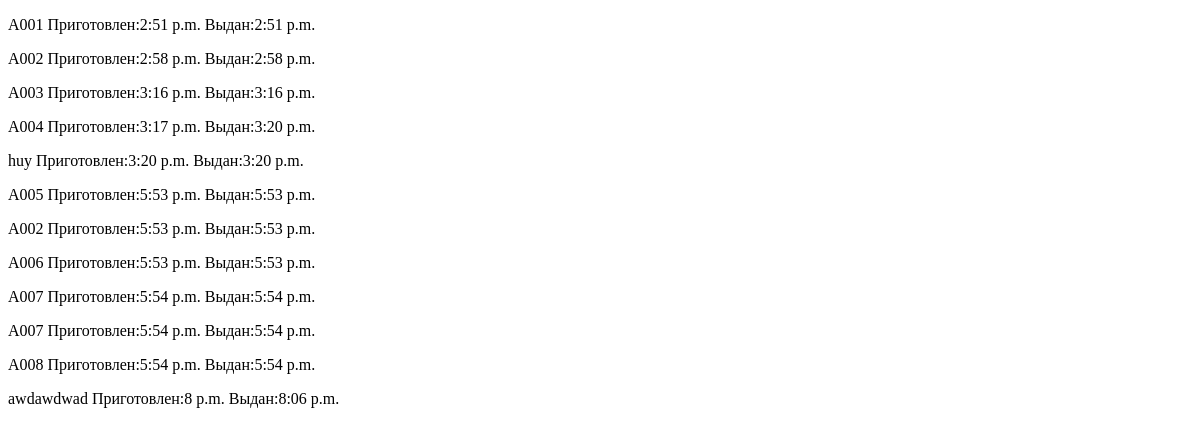
The page /orders_history (signed in) on the database as committed earlier.
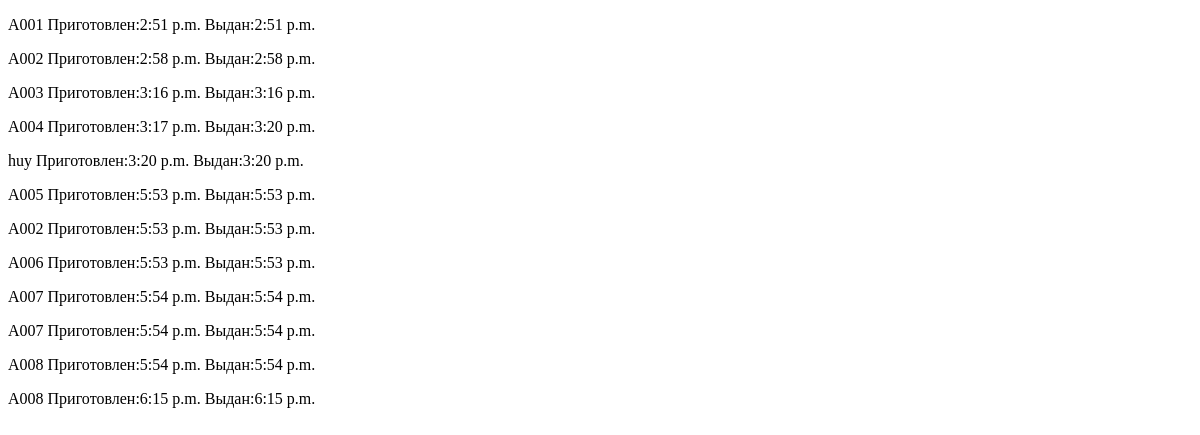
The same page on the database as committed later.
### main/models.py (models this page shows, shortened)
class Order(models.Model):
    ORDER_STATUS_CHOICES = [
        ('ready', 'Готов'),
        ('in_progress', 'Готовится'),
        ('cancelled', 'Отклонен'),
        ('completed', 'Завершен')
    ]
    order_status = models.CharField(choices=ORDER_STATUS_CHOICES, max_length=11)
    order_name = models.CharField(max_length=50)
    order_content = models.ManyToManyField(ProductInOrder)
    time_created = models.TimeField(default=timezone.now)
    time_completed = models.TimeField(default=timezone.now)
    time_prepared = models.TimeField(default=timezone.now)

### main/views.py (the view)
# urls.py: path('orders_history', views.orders_history, name='orders_history'),
@login_required
def orders_history(request):
    completed_orders = Order.objects.all().filter(order_status='completed')
    return render(request, 'main/orders_history.html', {'completed_orders': completed_orders})

### main/templates/main/orders_history.html (shortened to what this page needs)
{% extends 'main/layout.html' %}
{% block content %}
{% for completed_order in completed_orders %}
<p>{{ completed_order.order_name }} Приготовлен:{{ completed_order.time_prepared }} Выдан:{{ completed_order.time_completed }}</p>
{% endfor %}
{% endblock %}

Rows that differ between the two databases and show on the page:
removed Order: order_name "awdawdwad", time_prepared "8 p.m.", time_completed "8:06 p.m."
now on this page (row edited): Order: order_name "A008", time_prepared "6:15 p.m.", time_completed "6:15 p.m."
